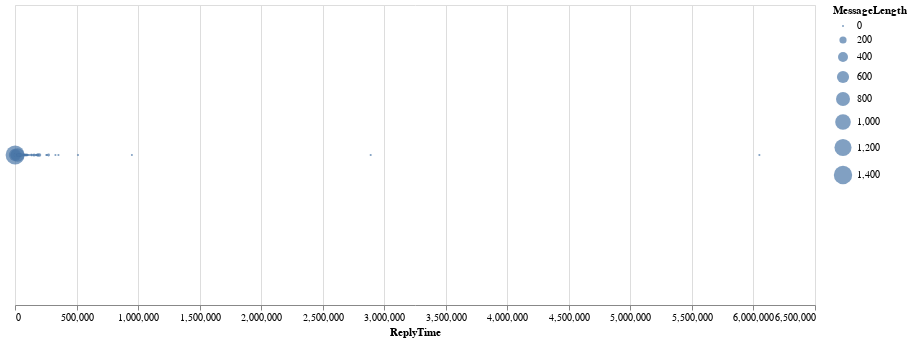

Write notebook code for a chart like this one.
### Code cell
# Plot: Reply time sec on x-axis, radius of mark_circle avg message length

# Create DataFrame for plotting
reply_time_word_length = basic_info[dialog_id.value][user_id.value]['reply_time_word_length']
plotting_data = pd.DataFrame({'ReplyTime': list(reply_time_word_length.keys()),
                              'MessageLength': list(reply_time_word_length.values())}).sort_values(by='ReplyTime')

alt.Chart(plotting_data).mark_circle().encode(
    alt.X('ReplyTime:Q',),
    size='MessageLength:Q'
).properties(
    width=800,
    height=300
)

### Figure 1 — Vega-Lite specification as saved in the notebook (floating-point values rounded to 4 significant figures; data arrays with more than 128 entries replaced by an {"elided": "..."} marker saying what was removed)
{"config": {"view": {"continuousWidth": 400, "continuousHeight": 300}}, "data": {"name": "data-e0826556d3f8dce07967a23285f1f7f6"}, "mark": "circle", "encoding": {"size": {"type": "quantitative", "field": "MessageLength"}, "x": {"type": "quantitative", "field": "ReplyTime"}}, "height": 300, "width": 800, "$schema": "https://vega.github.io/schema/vega-lite/v4.8.1.json", "datasets": {"data-e0826556d3f8dce07967a23285f1f7f6": {"elided": "728 records"}}}
